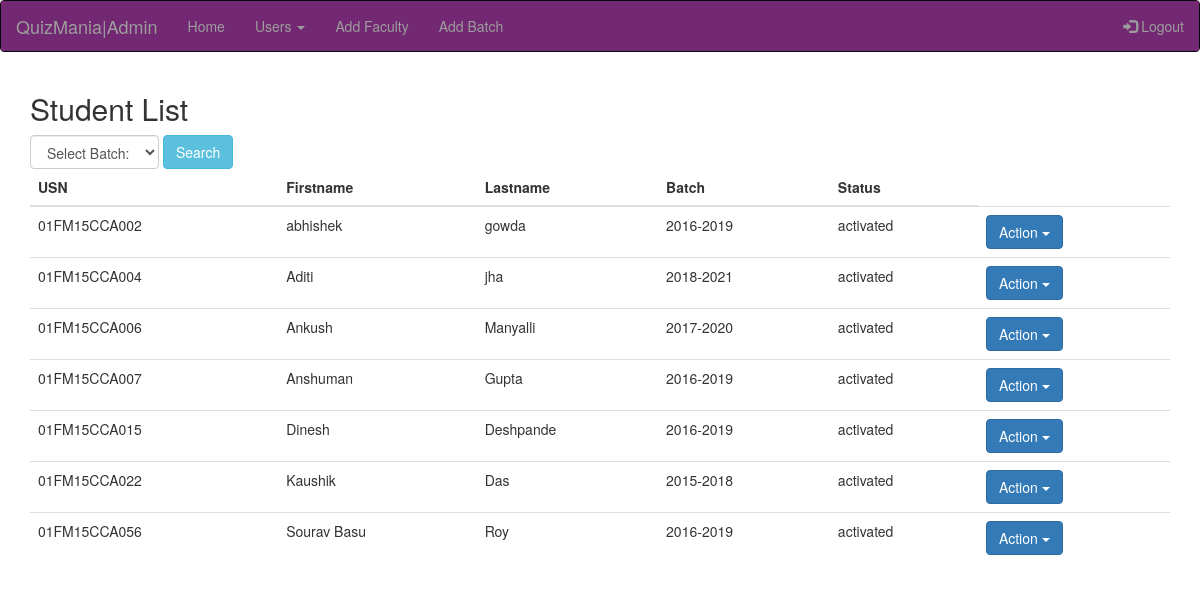
/admin/studentlist.php (signed in), run on the app's committed database.
### tables this page shows
CREATE TABLE IF NOT EXISTS `users` (
  `userid` varchar(16) NOT NULL,
  `fname` varchar(14) NOT NULL,
  `lname` varchar(14) NOT NULL,
  `password` varchar(16) NOT NULL,
  `gender` varchar(30) NOT NULL,
  `email` varchar(30) NOT NULL,
  `batch` varchar(12) DEFAULT NULL,
  `type` varchar(10) NOT NULL,
  `status` varchar(20) NOT NULL DEFAULT 'De-activated',
  PRIMARY KEY (`userid`)
);

### admin/function/viewuser.php (called while the page is built, shortened)
<?php
	function view_user($type,$conn)
	{
		if($_SESSION['type']=='admin')
		{
			$sql="SELECT * FROM `users` WHERE type='$type'";
			$result=$conn->query($sql);
		}
		return $result;
	}
?>

### admin/studentlist.php (the view, shortened to what this page needs)
<?php
  require '../function/connection.php';
  require 'function/viewuser.php';
    if(isset($_POST['batch']))
  {
    $batch=$_POST['batch'];
    $result=StudentFilter($batch);
  }
  else
  {
    $result=view_user('student',$conn);
  }
?>
<!DOCTYPE html>
<html lang="en">
<head>
  <link rel="stylesheet" href="https://maxcdn.bootstrapcdn.com/bootstrap/3.3.7/css/bootstrap.min.css">
    <link rel="stylesheet" type="text/css" href="admin.css">
</head>
<body>
<nav class="navbar navbar-inverse">
  <div class="container-fluid">
    <div class="navbar-header">
      <a class="navbar-brand" href="#">QuizMania|Admin</a>
    </div>
    <ul class="nav navbar-nav">
      <li class=""><a href="admin.php">Home</a></li>
      <li class="dropdown"><a class="dropdown-toggle" data-toggle="dropdown" href="#">Users <span class="caret"></span></a>
      </li>
      <li><a href="addfaculty.php">Add Faculty</a></li>
      <li><a href="addbatch.php">Add Batch</a></li>
    </ul>
    <ul class="nav navbar-nav navbar-right">
      <li><a href="../login.php"><span class="glyphicon glyphicon-log-in"></span> Logout</a></li>
    </ul>
  </div>
</nav>
  <div class="container">
  <h2>Student List</h2>
  <form class="form-inline" method="POST" action="">
    <div class="form-group">
          <select class="form-control" name="batch" required>
          <option value="" disabled selected>Select Batch:</option>
           </select>
          <button type="submit" id="btnSubmit" class="btn btn-info">Search</button>
    </div>
  <table class="table table-hover">
    <thead>
      <tr>
        <th>USN</th>
        <th>Firstname</th>
        <th>Lastname</th>
        <th>Batch</th>
        <th>Status</th>
      </tr>
    </thead>
    <tbody>
       <?php
        while($row=$result->fetch_assoc())
          {
            echo "<tr>";
            echo "<td>".$row['userid']."</td>";
            echo "<td>".$row['fname'];
            echo "<td>".$row['lname'];
            echo "<td>".$row['batch'];
            echo "<td>".$row['status'];
            echo '<td><div class="btn-group">
                  <button type="button" class="btn btn-primary dropdown-toggle" data-toggle="dropdown">
                  Action <span class="caret"></span></button>
                  <ul class="dropdown-menu" role="menu">
                    <li><a href="function/userstatus.php?type=student&id='.$row["userid"].'&status=activated">Active</a></li>
                    <li><a href="function/userstatus.php?type=student&id='.$row["userid"].'&status=De-activated">De-Active</a></li>
                    <li><a href="resetpassword.php?id='.$row["userid"].'">Reset Password</a></li>
                  </ul>
                </div></td>';
            echo "</tr>";
          }
       ?>
    </tbody>
  </table>
</div>
</body>
</html>

### admin/admin.css (style rules this page uses)
.container-fluid { background-color:#722872; }

### data on the page
users: userid "01FM15CCA002", fname "abhishek", lname "gowda", batch "2016-2019", status "activated"
users: userid "01FM15CCA004", fname "Aditi", lname "jha", batch "2018-2021", status "activated"
users: userid "01FM15CCA006", fname "Ankush", lname "Manyalli", batch "2017-2020", status "activated"
users: userid "01FM15CCA007", fname "Anshuman", lname "Gupta", batch "2016-2019", status "activated"
users: userid "01FM15CCA015", fname "Dinesh", lname "Deshpande", batch "2016-2019", status "activated"
users: userid "01FM15CCA022", fname "Kaushik", lname "Das", batch "2015-2018", status "activated"
users: userid "01FM15CCA056", fname "Sourav Basu", lname "Roy", batch "2016-2019", status "activated"
